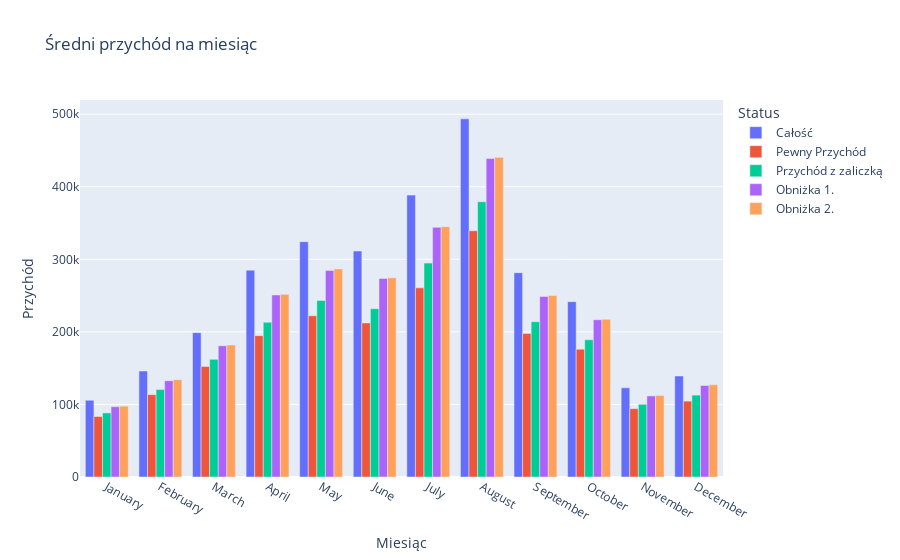

The cell this chart's notebook holds for it:
### Markdown cell above
* cena za pokój jest stała i jest to średnia cena za pokój w danym miesiącu
* symulacja została przeprowadzona na zbiorze testowym 
* uzyte wartości y są równe wartościom predict uzyskanym za pomocom modelu

### Code cell
warnings.filterwarnings("ignore")
data_df = pd.read_csv("symulacja_4.csv")
data_df
for el in range(len(data_df['status'])):
    if data_df['status'][el] == "overall":
        data_df['status'][el] = "Całość"
    elif data_df['status'][el] == "non calceled + non refund deposit":
        data_df['status'][el] = "Pewny Przychód"
    elif data_df['status'][el] == "non calceled + non refund deposit + extra deposit":
        data_df['status'][el] = "Przychód z zaliczką"
    elif data_df['status'][el] == "non calceled + non refund deposit + extra deposit + 25% discount":
        data_df['status'][el] = "Obniżka 1."
    elif data_df['status'][el] == "non calceled + non refund deposit + extra deposit + 25% discount + 50% discount":
        data_df['status'][el] = "Obniżka 2."
data_df

px.bar(data_df, x = 'month', y = 'cena_calkowita', color='status', barmode='group', labels={
                     'month': "Miesiąc",
                     'cena_calkowita': "Przychód",
                     'status': 'Status'
                 },title="Średni przychód na miesiąc")

### Figure 1 — Plotly figure (JSON) as saved in the notebook; plotly's stock layout.template omitted (floating-point values rounded to 4 significant figures)
{"data": [{"alignmentgroup": "True", "hovertemplate": "Status=Całość<br>Miesiąc=%{x}<br>Przychód=%{y}<extra></extra>", "legendgroup": "Całość", "marker": {"color": "#636efa", "pattern": {"shape": ""}}, "name": "Całość", "offsetgroup": "Całość", "orientation": "v", "showlegend": true, "textposition": "auto", "type": "bar", "x": ["January", "February", "March", "April", "May", "June", "July", "August", "September", "October", "November", "December"], "xaxis": "x", "y": [105700.0, 146000.0, 198900.0, 285000.0, 324200.0, 311400.0, 388500.0, 493600.0, 281500.0, 241700.0, 122900.0, 139200.0], "yaxis": "y"}, {"alignmentgroup": "True", "hovertemplate": "Status=Pewny Przychód<br>Miesiąc=%{x}<br>Przychód=%{y}<extra></extra>", "legendgroup": "Pewny Przychód", "marker": {"color": "#EF553B", "pattern": {"shape": ""}}, "name": "Pewny Przychód", "offsetgroup": "Pewny Przychód", "orientation": "v", "showlegend": true, "textposition": "auto", "type": "bar", "x": ["January", "February", "March", "April", "May", "June", "July", "August", "September", "October", "November", "December"], "xaxis": "x", "y": [83340.0, 113500.0, 152200.0, 194800.0, 222200.0, 212300.0, 260700.0, 339400.0, 197700.0, 176200.0, 94140.0, 104500.0], "yaxis": "y"}, {"alignmentgroup": "True", "hovertemplate": "Status=Przychód z zaliczką<br>Miesiąc=%{x}<br>Przychód=%{y}<extra></extra>", "legendgroup": "Przychód z zaliczką", "marker": {"color": "#00cc96", "pattern": {"shape": ""}}, "name": "Przychód z zaliczką", "offsetgroup": "Przychód z zaliczką", "orientation": "v", "showlegend": true, "textposition": "auto", "type": "bar", "x": ["January", "February", "March", "April", "May", "June", "July", "August", "September", "October", "November", "December"], "xaxis": "x", "y": [88290.0, 120400.0, 162100.0, 213300.0, 243300.0, 232000.0, 294800.0, 379300.0, 214000.0, 189200.0, 100200.0, 112900.0], "yaxis": "y"}, {"alignmentgroup": "True", "hovertemplate": "Status=Obniżka 1.<br>Miesiąc=%{x}<br>Przychód=%{y}<extra></extra>", "legendgroup": "Obniżka 1.", "marker": {"color": "#ab63fa", "pattern": {"shape": ""}}, "name": "Obniżka 1.", "offsetgroup": "Obniżka 1.", "orientation": "v", "showlegend": true, "textposition": "auto", "type": "bar", "x": ["January", "February", "March", "April", "May", "June", "July", "August", "September", "October", "November", "December"], "xaxis": "x", "y": [96880.0, 132700.0, 180800.0, 250900.0, 284700.0, 273600.0, 344100.0, 438800.0, 248800.0, 216700.0, 111700.0, 126200.0], "yaxis": "y"}, {"alignmentgroup": "True", "hovertemplate": "Status=Obniżka 2.<br>Miesiąc=%{x}<br>Przychód=%{y}<extra></extra>", "legendgroup": "Obniżka 2.", "marker": {"color": "#FFA15A", "pattern": {"shape": ""}}, "name": "Obniżka 2.", "offsetgroup": "Obniżka 2.", "orientation": "v", "showlegend": true, "textposition": "auto", "type": "bar", "x": ["January", "February", "March", "April", "May", "June", "July", "August", "September", "October", "November", "December"], "xaxis": "x", "y": [97640.0, 134200.0, 181800.0, 251700.0, 286700.0, 274500.0, 345000.0, 440500.0, 250200.0, 217300.0, 112300.0, 127000.0], "yaxis": "y"}], "layout": {"barmode": "group", "legend": {"title": {"text": "Status"}, "tracegroupgap": 0}, "title": {"text": "Średni przychód na miesiąc"}, "xaxis": {"anchor": "y", "domain": [0, 1], "title": {"text": "Miesiąc"}}, "yaxis": {"anchor": "x", "domain": [0, 1], "title": {"text": "Przychód"}}}}
